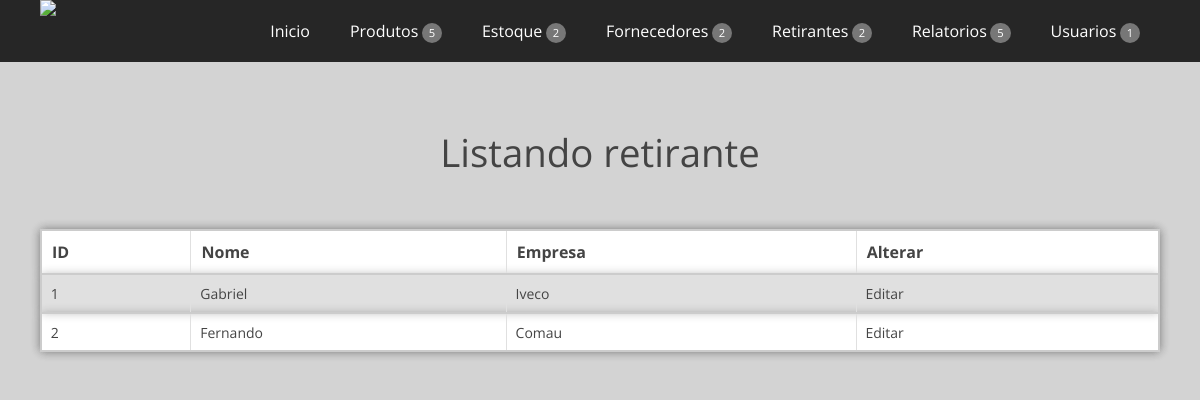
/main.php?url=retirante&acao=listar (signed in), run on the app's committed database.
### tables this page shows
CREATE TABLE IF NOT EXISTS `srs_requester` (
`id` int(10) unsigned NOT NULL,
  `nome` text NOT NULL,
  `empresa` text NOT NULL
);

### application/controler/DB.php (called while the page is built, shortened)
<?php
class DB {
	private $server;
	private$user;
	private $pass;
	function __construct() {
		$this->server="localhost";
		$this->db="bi_server";
		$this->user="root";
		$this->pass="";
	}
	function Conectar(){
		$this->conexao=mysql_connect($this->server,$this->user,$this->pass) or die('Erro ao se conectar ao banco');
	}
	function PesquisaCampos($campos, $tabela){
		switch($tabela) {
		case retirante:
			$newtable = 'srs_requester';
			break;
		}
		return mysql_query("Select $campos from $newtable");
	}
}
?>

### application/controler/Retirantes.php (the view, shortened to what this page needs)
<?php
class Retirantes extends Produtos   {
	public $tabela;
	public $conexaoDB;
	function __construct() {
		$this->conexaoDB=new DB();
		$this->tabela="retirante";
	}
	function Listar(){
		$retirantes=$this->conexaoDB->PesquisaCampos("id,nome,empresa",$this->tabela);
		echo '<h1>Listando '.$this->tabela.'</h1><br><br>';
		echo '<table align="center" class="css-form">';
		echo '<tr class="css-form">
				<td class="header">ID</td>
			     <td class="header">Nome</td>
				 <td class="header">Empresa</td>
				 <td class="header">Alterar</td>
			  </tr>';
		while($retirante=mysql_fetch_array($retirantes)){
			echo '<tr class="css-form">';
				echo '<td>'.$retirante['id'].'</td>';
				echo '<td>'.$retirante['nome'].'</td>';
				echo '<td>'.$retirante['empresa'].'</td>';
				echo '<td><a href="main.php?url='.$this->tabela.'&acao=formeditar&id='.$retirante['id'].'">
				Editar</a></td>';
		   echo '</tr>';
		}
		echo '</table>';
	}
}
?>

### css/components.css (style rules this page uses)
.css-form { border-width:2px; border-color:#cccccc; border-style:solid; font-size:14px; padding:13px; border-radius:4px; box-shadow: 0px 0px 10px 0px rgba(42,42,42,.32); }
.header { font-weight: bold; font-size:16px; }

### css/responsee.css (style rules this page uses)
* { -webkit-box-sizing:border-box; -moz-box-sizing:border-box; box-sizing:border-box; margin:0; }
body { background:none repeat scroll 0 0 #d3d3d3; font-size:100%; margin:0; font-family:"Open Sans",Arial,sans-serif; color:#444; }
h1, h2, h3, h4, h5, h6 { color:#444; font-weight: normal; margin:0.2em 0 0.2em 0; }
h1 { font-size:2.4em; }
a, a:link, a:visited, a:hover, a:active { text-decoration:none; color:#444; }
table { background:none repeat scroll 0 0 #fff; border:1px solid #D0D0D0; border-collapse:collapse; border-spacing:0; text-align:left; width:100%; }
table tr td, table tr th { padding:0.625em; }
table tr:nth-of-type(2n) { background:none repeat scroll 0 0 #e0e0e0; }
td { border-right:1px solid #e0e0e0; }

### css/template-style.css (style rules this page uses)
html { height: 100%; overflow: hidden; }
body { height: 100%; overflow: scroll; }

### data on the page
srs_requester: id "1", nome "Gabriel", empresa "Iveco"
srs_requester: id "2", nome "Fernando", empresa "Comau"

### other printed values
$this->tabela "retirante"
